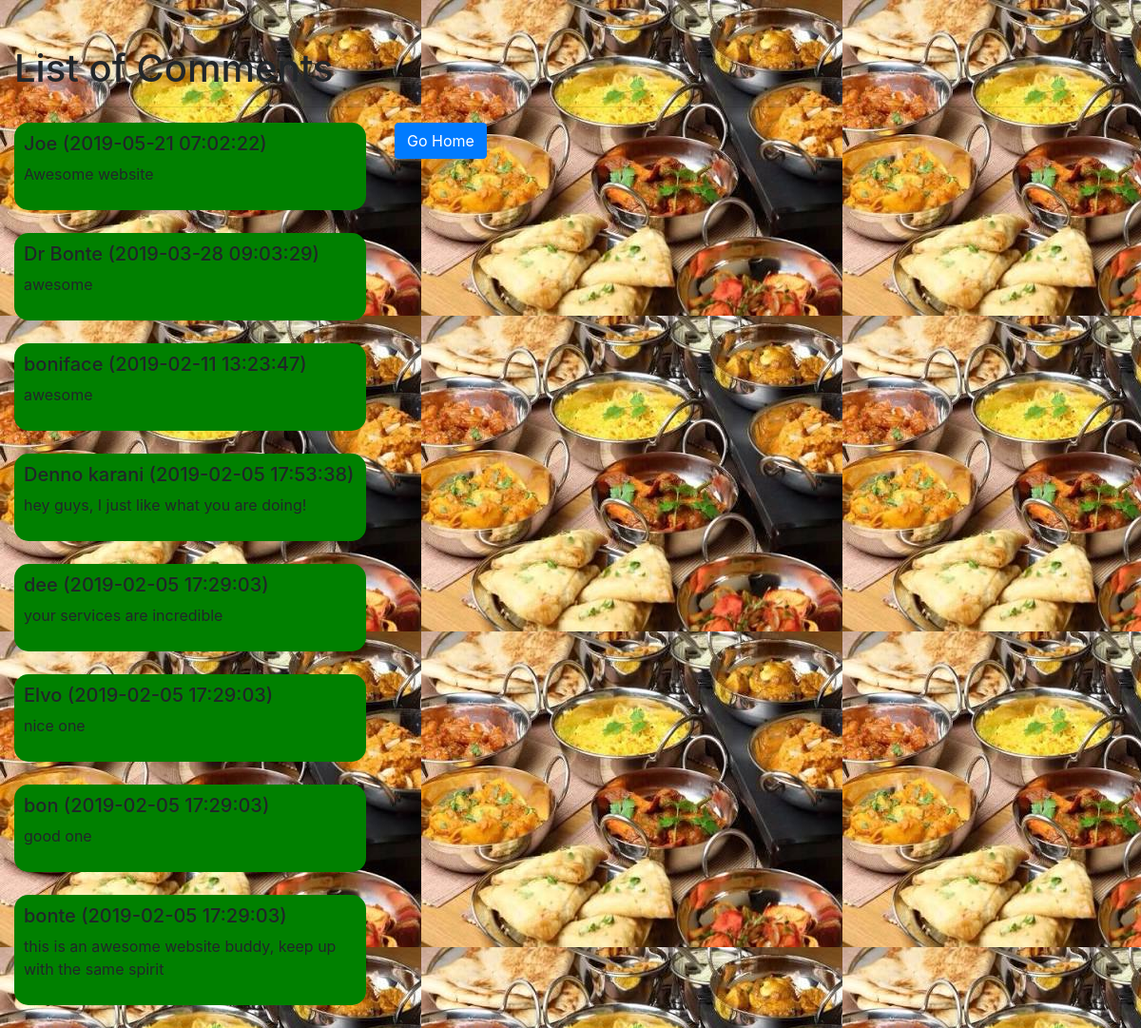
The page /comments.php on the database its author committed.
### tables this page shows
CREATE TABLE `comments` (
  `com_id` int(100) NOT NULL,
  `uname` varchar(100) NOT NULL,
  `message` varchar(1000) NOT NULL,
  `time_c` timestamp NOT NULL DEFAULT CURRENT_TIMESTAMP ON UPDATE CURRENT_TIMESTAMP
);

### comments.php (the view, shortened to what this page needs)
<?php
require('includes/connect.php');
$sql = $conn->query("SELECT * FROM comments ORDER BY com_id Desc");
 ?>
<!DOCTYPE html>
<html>
<head>
	<link rel="stylesheet" href="https://stackpath.bootstrapcdn.com/bootstrap/4.2.1/css/bootstrap.min.css">
	<link rel="stylesheet" type="text/css" href="home.css">
</head>
<body>
	<br><br>
	<div class="container-fluid">
		<h1>List of Comments</h1><hr>
		<div class="row">
		<div class="col-md-4" style="">
			<?php while ($comments=mysqli_fetch_assoc($sql)): ?>
			<div style="background-color: green;padding: 10px; border-radius: 15px;">
				<h5><?=$comments['uname'] ;?> (<?=$comments['time_c'] ;?>)</h5>
				<p><?=$comments['message'] ;?></p>
			</div><br>
			<?php endwhile ?>
		</div>
		<div class="col-md-8">
			<a href="index.php" class="btn btn-primary">Go Home</a><br>
		</div>
		</div>
	</div>
</body>
</body>
</html>

### home.css (style rules this page uses)
body { background: url(images/i1.jpeg); }

### rows shown on the page
comments: uname "Joe", time_c "2019-05-21 07:02:22", message "Awesome website"
comments: uname "Dr Bonte", time_c "2019-03-28 09:03:29", message "awesome"
comments: uname "boniface", time_c "2019-02-11 13:23:47", message "awesome"
comments: uname "Denno karani", time_c "2019-02-05 17:53:38", message "hey guys, I just like what you are doing!"
comments: uname "dee", time_c "2019-02-05 17:29:03", message "your services are incredible"
comments: uname "Elvo", time_c "2019-02-05 17:29:03", message "nice one"
comments: uname "bon", time_c "2019-02-05 17:29:03", message "good one"
comments: uname "bonte", time_c "2019-02-05 17:29:03", message "this is an awesome website buddy, keep up with the same spirit"
